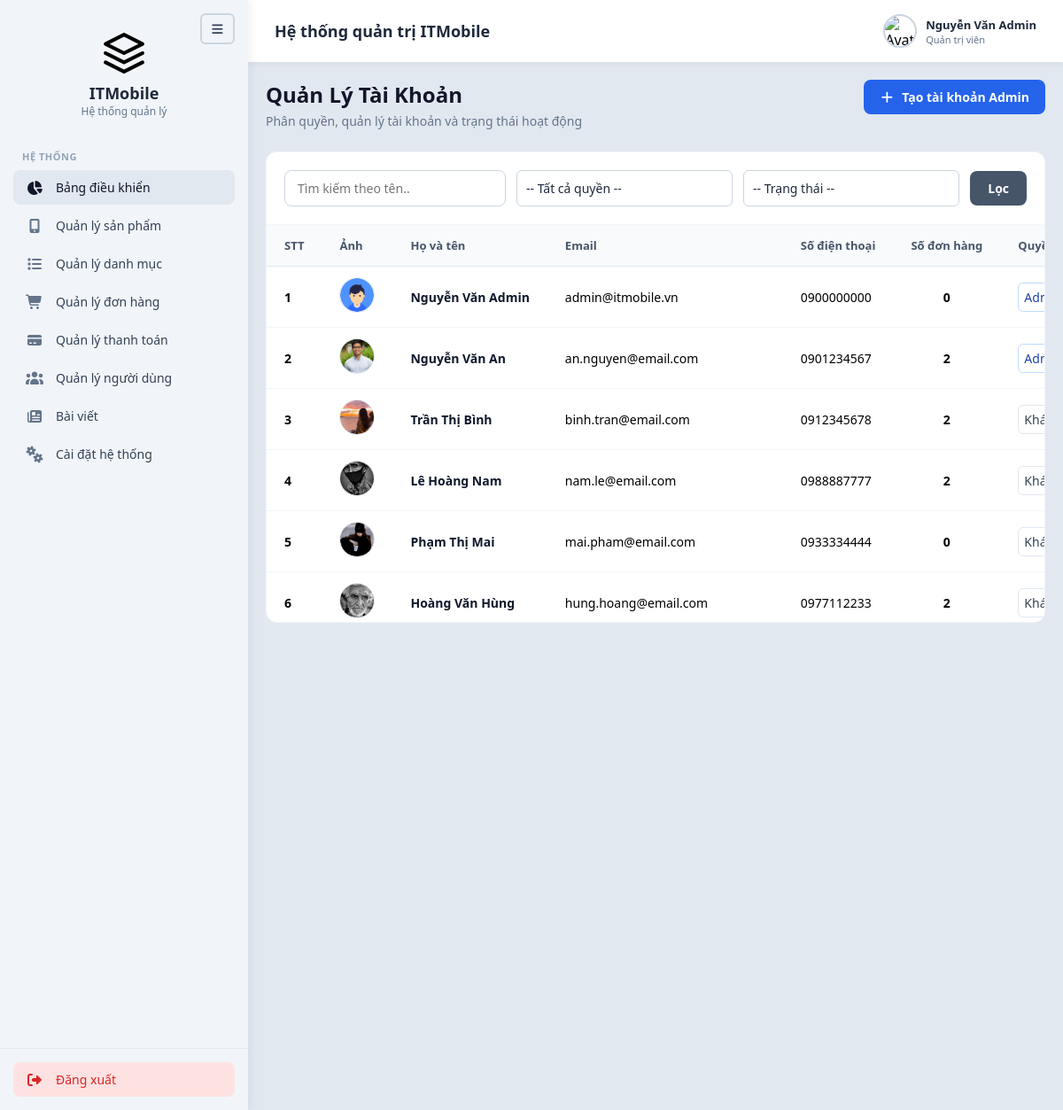
Page /Web_site/admin/qlnguoidung.php on the committed database.
### tables this page shows
CREATE TABLE users (
    id          INT AUTO_INCREMENT PRIMARY KEY,
    user_code   VARCHAR(20)  NOT NULL UNIQUE,             
    full_name   VARCHAR(100) NOT NULL,
    email       VARCHAR(100) NOT NULL UNIQUE,
    password    VARCHAR(255) NOT NULL,                    
    phone       VARCHAR(15),
    birthday    DATE DEFAULT NULL,
    avatar      VARCHAR(255) DEFAULT NULL,                
    role        ENUM('admin','customer') NOT NULL DEFAULT 'customer',    
    status      ENUM('active','locked')  NOT NULL DEFAULT 'active',      
    created_at  TIMESTAMP DEFAULT CURRENT_TIMESTAMP
);

### Web_site/admin/xyly/xuly.php (called while the page is built, shortened)
<?php
class xuly extends csdltmdt
{
    public function xuatdulieu($sql)
    {
        $arr = array();
        $link = $this->connect();
        if ($link) {
            $result = $link->query($sql);
            if ($result && $result->num_rows > 0) {
                while ($row = $result->fetch_assoc()) {
                    $arr[] = $row;
                }
            }
        }
        return $arr;
    }
}

### Web_site/admin/qlnguoidung.php (the view, shortened to what this page needs)
<?php
include("xyly/xuly.php");
$p = new xuly();
$search_keyword = isset($_GET['keyword']) ? trim($_GET['keyword']) : '';
$sql_users = "SELECT u.*,
              (SELECT COUNT(*) FROM orders WHERE user_id = u.id) as total_orders
              FROM users u WHERE 1=1";
$sql_users .= " ORDER BY u.created_at DESC";
$list_users = $p->xuatdulieu($sql_users);
include("includes/header.php");
include("includes/sidebar.php");
include("includes/navbar.php");
?>
<main class="main-content">
    <div class="content-card">
        <div class="page-header">
            <div class="page-title">
                <h1>Quản Lý Tài Khoản</h1>
                <p>Phân quyền, quản lý tài khoản và trạng thái hoạt động</p>
            </div>
            <a href="<?php echo BASE_URL; ?>/addnguoidung.php" class="btn-primary" title="Thêm người dùng mới">
                <i class="fa-solid fa-plus"></i> <span>Tạo tài khoản Admin</span>
            </a>
        </div>
        <form method="GET" action="" class="filter-section" style="display: flex; gap: 12px; align-items: center; flex-wrap: wrap;">
            <div class="search-box" style="flex: 1; min-width: 250px;">
                <input type="text" name="keyword" value="<?php echo htmlspecialchars($search_keyword); ?>" placeholder="Tìm kiếm theo tên.." style="width: 100%; padding: 10px 14px;" class="product-input">
            </div>
            <select name="role" class="filter-select product-input" style="width: 180px; padding: 10px;">
                <option value="">-- Tất cả quyền --</option>
            </select>
            <select name="status" class="filter-select product-input" style="width: 180px; padding: 10px;">
                <option value="">-- Trạng thái --</option>
            </select>
            <button type="submit" class="btn-filter" style="padding: 10px 20px; cursor: pointer;">Lọc</button>
        </form>
        <div class="table-container">
            <table>
                <thead>
                    <tr>
                        <th>STT</th>
                        <th>Ảnh</th>
                        <th>Họ và tên</th>
                        <th>Email</th>
                        <th>Số điện thoại</th>
                        <th>Số đơn hàng</th>
                        <th>Quyền</th>
                    </tr>
                </thead>
                <tbody>
                    <?php
                    if (!empty($list_users)) {
                        $stt = 1;
                        foreach ($list_users as $usr) {
                            $avatarSrc = '../uploads/avatar/' . $usr['avatar'];
                            $avatarDefault = '../uploads/avatar/null.jpg';
                            $finalAvatar = (!empty($usr['avatar'])) ? $avatarSrc : $avatarDefault;
                            $statusStyle = ($usr['status'] === 'locked') ? 'color: #dc2626; background: #fee2e2;' : 'color: #059669; background: #d1fae5;';
                            echo '<tr>
                                    <td><strong>' . $stt++ . '</strong></td>
                                    <td><img src="' . htmlspecialchars($finalAvatar) . '" alt="Avatar" class="product-img" style="width: 40px; height: 40px; object-fit: cover; border-radius: 50%;"></td>
                                    <td><span style="font-weight: 600; color: #0f172a;">' . htmlspecialchars($usr['full_name']) . '</span></td>
                                    <td>' . htmlspecialchars($usr['email']) . '</td>
                                    <td>' . htmlspecialchars($usr['phone']) . '</td>
                                    <td style="text-align: center; font-weight: bold;">' . intval($usr['total_orders']) . '</td>
                                    <td>
                                        <select class="role-select product-input" data-id="' . $usr['id'] . '" style="padding: 6px;">
                                            <option value="admin" ' . (($usr['role'] === 'admin') ? 'selected' : '') . '>Admin</option>
                                            <option value="customer" ' . (($usr['role'] === 'customer') ? 'selected' : '') . '>Khách hàng</option>
                                        </select>
                                    </td>
                                    <td>
                                        <select class="role-select status-action-select product-input" data-id="' . $usr['id'] . '" style="padding: 6px; ' . $statusStyle . '">
                                            <option value="active" ' . (($usr['status'] === 'active') ? 'selected' : '') . '>Mở khóa</option>
                                            <option value="locked" ' . (($usr['status'] === 'locked') ? 'selected' : '') . '>Khóa tài khoản</option>
                                        </select>
                                    </td>
                                </tr>';
                        }
                    } else {
                        echo '<tr><td colspan="9" style="text-align: center; color: #64748b; padding: 20px;">Không tìm thấy tài khoản người dùng nào phù hợp.</td></tr>';
                    }
                    ?>
                </tbody>
            </table>
        </div>
    </div>
</main>
<?php
include("includes/footer.php");
?>

### Web_site/admin/assets/CSS/style.css (style rules this page uses)
* { margin: 0; padding: 0; box-sizing: border-box; font-family: 'Segoe UI', Tahoma, Geneva, Verdana, sans-serif; height: auto; }
html, body { height: auto !important; min-height: 100%; overflow-y: auto !important; overflow-x: hidden; }
body { background-color: #e2e8f0; display: flex; height: 100%; overflow: hidden; }

### Web_site/admin/assets/CSS/stylemain.css (style rules this page uses)
.main-content { padding: 20px; font-family: inherit; box-sizing: border-box; height: calc(100vh - 70px); overflow-y: auto; overflow-x: hidden; }
.page-header { display: flex; justify-content: space-between; align-items: flex-start; margin-bottom: 25px; gap: 15px; }
.page-title h1 { font-size: 24px; font-weight: 700; color: #0f172a; margin-bottom: 4px; margin-top: 0; }
.page-title p { font-size: 14px; color: #64748b; margin: 0; }
.btn-primary { background-color: #2563eb; color: white; border: none; padding: 10px 18px; border-radius: 8px; font-size: 14px; font-weight: 600; cursor: pointer; display: flex; align-items: center; gap: 8px; white-space: nowrap; text-decoration: none; }
.filter-section { background: white; padding: 20px; border-radius: 12px 12px 0 0; display: flex; gap: 15px; align-items: center; border: 1px solid #f1f5f9; border-bottom: none; flex-wrap: wrap; }
.search-box { flex: 2; min-width: 220px; }
.search-box input { width: 100%; padding: 10px 14px; border: 1px solid #cbd5e1; border-radius: 8px; font-size: 14px; outline: none; box-sizing: border-box; }
.filter-select { flex: 1; min-width: 140px; padding: 10px 14px; border: 1px solid #cbd5e1; border-radius: 8px; font-size: 14px; background: white; color: #64748b; outline: none; }
.btn-filter { background-color: #475569; color: white; border: none; padding: 10px 24px; border-radius: 8px; font-size: 14px; font-weight: 600; cursor: pointer; }
.table-container { background: white; border-radius: 0 0 12px 12px; max-height: 450px; overflow-y: auto; overflow-x: auto; border: 1px solid #f1f5f9; position: relative; -webkit-overflow-scrolling: touch; }
.table-container table { width: 100%; border-collapse: collapse; text-align: left; min-width: 750px; }
.table-container th { padding: 14px 20px; font-size: 13px; font-weight: 600; color: #475569; background-color: #f8fafc; border-bottom: 1px solid #e2e8f0; position: sticky; top: 0; z-index: 10; white-space: nowrap; }
.table-container td { padding: 12px 20px; font-size: 14px; border-bottom: 1px solid #f1f5f9; vertical-align: middle; white-space: nowrap; }
.product-img { width: 42px; height: 42px; border-radius: 8px; object-fit: cover; border: 1px solid #e2e8f0; }
.role-select { padding: 6px 10px; font-size: 13px; border-radius: 6px; border: 1px solid #cbd5e1; font-weight: 500; cursor: pointer; transition: all 0.2s ease; }
.role-select:has(option[value="admin"]:checked) { background-color: #dbeafe; color: #1e40af; border-color: #bfdbfe; }
.role-select:has(option[value="customer"]:checked) { background-color: #f1f5f9; color: #334155; border-color: #e2e8f0; }
.product-input, select.product-input, textarea.product-input { width: 100%; padding: 10px 14px; border: 1px solid #cbd5e1; border-radius: 6px; font-size: 14px; color: #1e293b; background-color: #ffffff !important; outline: none; transition: border-color 0.2s, box-shadow 0.2s; }
select.product-input { appearance: none; background-repeat: no-repeat; background-position: right 12px center; background-size: 16px; padding-right: 36px; cursor: pointer; }

### rows in the picture
users: avatar (picture), full_name "Nguyễn Văn Admin", email "admin@itmobile.vn", phone "0900000000", total_orders "0", role+id "Admin"
users: avatar (picture), full_name "Nguyễn Văn An", email "an.nguyen@email.com", phone "0901234567", total_orders "2", role+id "Admin"
users: avatar (picture), full_name "Trần Thị Bình", email "binh.tran@email.com", phone "0912345678", total_orders "2", role+id "Khách hàng"
users: avatar (picture), full_name "Lê Hoàng Nam", email "nam.le@email.com", phone "0988887777", total_orders "2", role+id "Khách hàng"
users: avatar (picture), full_name "Phạm Thị Mai", email "mai.pham@email.com", phone "0933334444", total_orders "0", role+id "Khách hàng"
users: avatar (picture), full_name "Hoàng Văn Hùng", email "hung.hoang@email.com", phone "0977112233", total_orders "2", role+id "Khách hàng"
